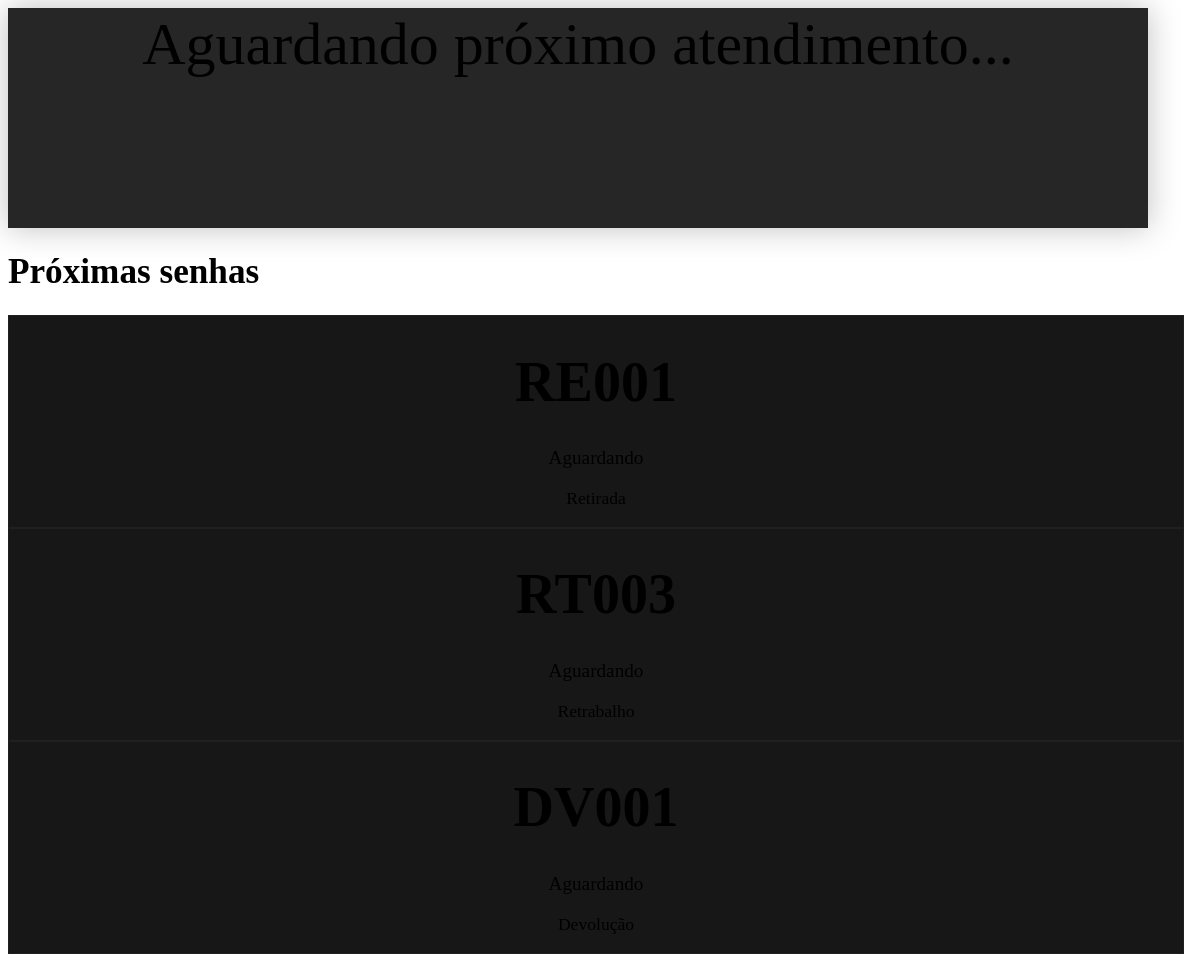
Page /display-partial/ on the earlier database version.
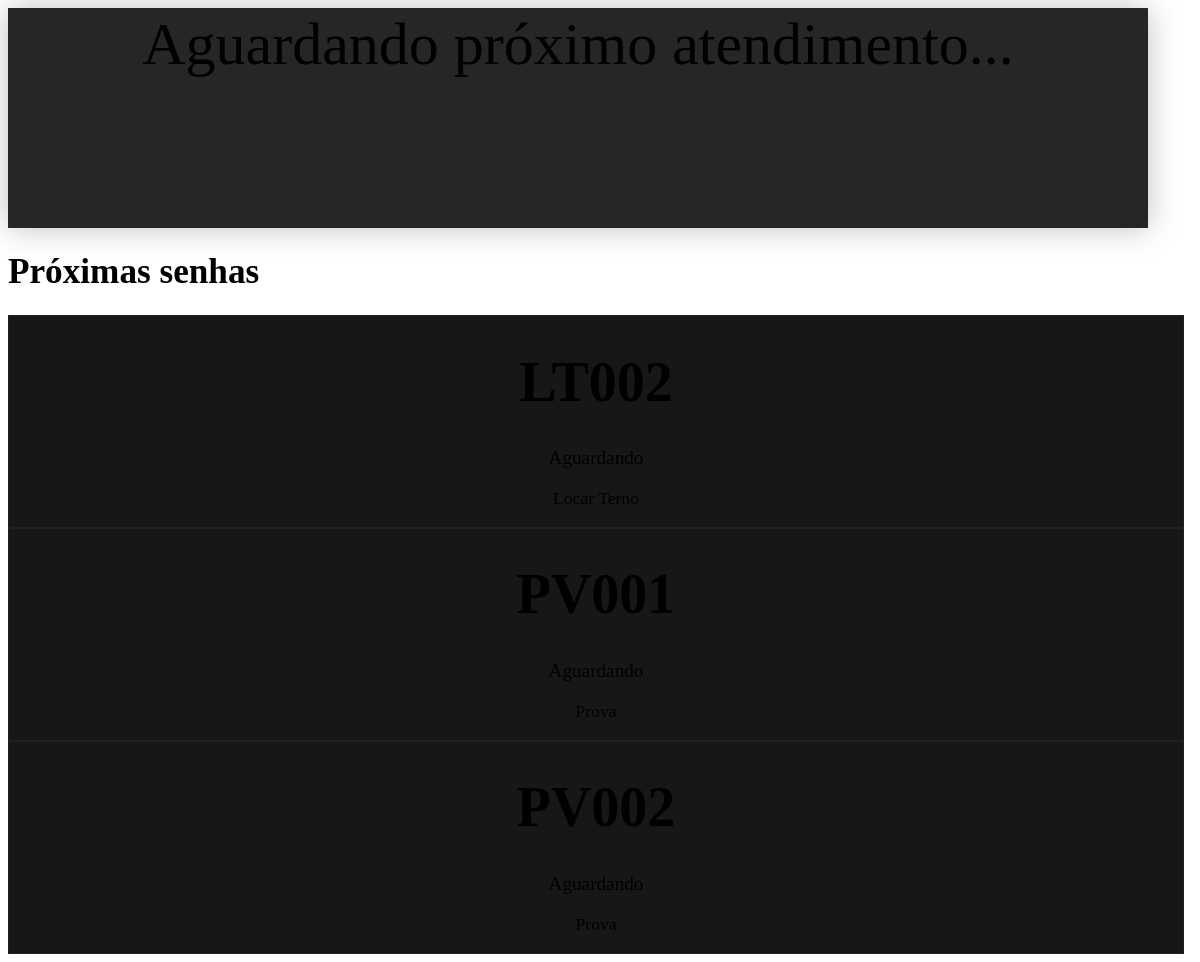
Same page on the later database version.
### filas/models.py (models this page shows, shortened)
class Senha(models.Model):
    STATUS = (
        ('AGUARDANDO', 'Aguardando'),
        ('CHAMADA', 'Chamada'),
        ('EM_ATENDIMENTO', 'Em Atendimento'),
        ('FINALIZADO', 'Finalizado'),
        ('ATENDIDA', 'Atendida'),
        ('CANCELADA', 'Cancelada'),
    )
    codigo = models.CharField(max_length=20,  db_index=True)
    token = models.UUIDField(default=uuid.uuid4, editable=False, unique=True, db_index=True)
    cliente_nome = models.CharField(
        max_length=100,
        null=False,
        blank=False,
        )
    cliente_email = models.EmailField(
        max_length=254,
        null=True,
        blank=True,
    )
    cliente_telefone = models.CharField(
        max_length=20,
        null=False,
        blank=False,
        )
    fila = models.ForeignKey(
        Fila,
        on_delete=models.CASCADE
        )
    categoria = models.ForeignKey(
        Categoria,
        on_delete=models.CASCADE,
        null=False,
    )
    status = models.CharField(
        max_length=20,
        choices=STATUS,
        default='AGUARDANDO',
    )
    criada_em = models.DateTimeField(auto_now_add=True)
    chamada_em = models.DateTimeField(
        null=True,
        blank=True
        )
    finalizado_em = models.DateTimeField(
        null=True,
        blank=True
        )
    atendente = models.CharField(
        max_length=100,
        null=True,
        blank=True
        )
    TIPO_LOCACAO_CHOICES = (
        ('locacao_noivo', 'Locação Noivo'),
        ('locacao_terno', 'Locação Terno'),
        ('locacao_infantil', 'Locação Infantil'),
    )
    tipo_locacao = models.CharField(
        max_length=50,
        choices=TIPO_LOCACAO_CHOICES,
        null=True,
        blank=True
        )

class Categoria(models.Model):
    nome = models.CharField(max_length=100)
    fila = models.ForeignKey(Fila, on_delete=models.CASCADE, related_name='categorias')
    prioridade = models.IntegerField(default=0)
    prefixo = models.CharField(max_length=10, default='A')  # Ex: PN, PR, A, FG
    peso = models.IntegerField(default=1)  # Para ordenação na fila
    tempo_estimado_min = models.IntegerField(default=10)  # em minutos
    tempo_estimado_max = models.IntegerField(default=20)  # em minutos
    ativa = models.BooleanField(default=True)
    contador_atual = models.IntegerField(default=0)
    ultima_data_reset = models.DateField(
        null=True,
        blank=True
    )

### core/views.py (the view)
def display_partial(request):
    senhas_atendendo_obj = Senha.objects.filter(
        status='EM_ATENDIMENTO'
    ).select_related('categoria').order_by('chamada_em')
    senhas_atendendo = [
        {
            'codigo': senha.codigo,
            'tipo': senha.categoria.nome,
            'cliente_nome': senha.cliente_nome,
        }
        for senha in senhas_atendendo_obj
    ]
    proximas_senhas_obj = Senha.objects.filter(
        status='AGUARDANDO'
    ).select_related('categoria').order_by(
        '-categoria__peso',
        'criada_em'
    )[:3]
    proximas_senhas = [
        {
            'codigo': senha.codigo,
            'tipo': senha.categoria.nome,
            'cliente_nome': senha.cliente_nome,
            'status': senha.status or 'AGUARDANDO',
        }
        for senha in proximas_senhas_obj
    ]
    context = {
        'senhas_atendendo': senhas_atendendo,
        'proximas_senhas': proximas_senhas
    }
    return render(
        request,
        'partials/display_content.html',
        context
    )

### core/templates/partials/display_content.html (shortened to what the changed rows need)
<div class="display-content d-flex flex-column align-items-center w-100">
    <div class="w-100"
         style="
            width: 98vw;
            max-width: 1600px;
         ">
        <h1 class="mb-3 text-start fw-bold"
            style="
                font-size: clamp(1.5rem, 3vw, 2.2rem);
            ">
            Próximas senhas
        </h1>
        <div class="row g-4">
            {% for senha in proximas_senhas %}
            <div class="col-12 col-md-6 col-lg-4">
                <div class="d-flex flex-column justify-content-center align-items-center py-4 px-3 rounded-4 h-100"
                     style="
                        background-color: rgb(23, 23, 23);
                        text-align: center;
                        min-height: 180px;
                        border: 1px solid rgba(255,255,255,0.04);
                     ">
                    <h1 class="fw-bold mb-2"
                        style="
                            font-size: clamp(2rem, 5vw, 3.5rem);
                            line-height: 1;
                            word-break: break-word;
                        ">
                        {{ senha.codigo }}
                    </h1>
                    <p class="mb-1"
                       style="
                            font-size: clamp(1rem, 2vw, 1.2rem);
                       ">
                        {{ senha.get_status_display|default:senha.status|title }}
                    </p>
                    <p class="text-secondary mb-0"
                       style="
                            font-size: clamp(.9rem, 2vw, 1.1rem);
                            word-break: break-word;
                       ">
                        {{ senha.tipo }}
                    </p>
                </div>
            </div>
            {% endfor %}
        </div>
    </div>
</div>

Differences in the rows shown:
removed Senha: codigo "RE001", status "Aguardando"
no longer on this page (row unchanged): Categoria: tipo "Retirada"
removed Senha: codigo "RT003", status "Aguardando"
no longer on this page (row unchanged): Categoria: tipo "Retrabalho"
no longer on this page (row unchanged): Senha: codigo "DV001", status "Aguardando"
no longer on this page (row unchanged): Categoria: tipo "Devolução"
added Senha: codigo "LT002", status "Aguardando"
now on this page (row unchanged): Categoria: tipo "Locar Terno"
added Senha: codigo "PV001", status "Aguardando"
now on this page (row unchanged): Categoria: tipo "Prova" "Prova"
added Senha: codigo "PV002", status "Aguardando"
